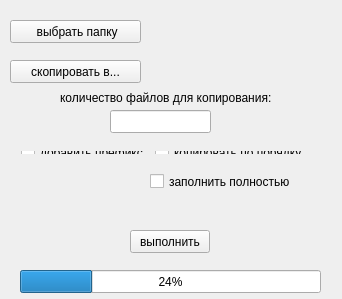
<?xml version="1.0" encoding="UTF-8"?>
<ui version="4.0">
 <class>Widget</class>
 <widget class="QWidget" name="Widget">
  <property name="geometry">
   <rect>
    <x>0</x>
    <y>0</y>
    <width>342</width>
    <height>299</height>
   </rect>
  </property>
  <property name="windowTitle">
   <string>Widget</string>
  </property>
  <widget class="QPushButton" name="pushButton">
   <property name="geometry">
    <rect>
     <x>10</x>
     <y>20</y>
     <width>131</width>
     <height>23</height>
    </rect>
   </property>
   <property name="text">
    <string> выбрать папку</string>
   </property>
  </widget>
  <widget class="QPushButton" name="pushButton_2">
   <property name="geometry">
    <rect>
     <x>10</x>
     <y>60</y>
     <width>131</width>
     <height>23</height>
    </rect>
   </property>
   <property name="text">
    <string>скопировать в...</string>
   </property>
  </widget>
  <widget class="QLineEdit" name="lineEdit">
   <property name="geometry">
    <rect>
     <x>110</x>
     <y>110</y>
     <width>101</width>
     <height>23</height>
    </rect>
   </property>
   <property name="text">
    <string/>
   </property>
  </widget>
  <widget class="QPushButton" name="pushButton_3">
   <property name="geometry">
    <rect>
     <x>130</x>
     <y>230</y>
     <width>80</width>
     <height>23</height>
    </rect>
   </property>
   <property name="text">
    <string>выполнить</string>
   </property>
  </widget>
  <widget class="QLabel" name="label">
   <property name="geometry">
    <rect>
     <x>150</x>
     <y>20</y>
     <width>171</width>
     <height>31</height>
    </rect>
   </property>
   <property name="text">
    <string/>
   </property>
  </widget>
  <widget class="QLabel" name="label_2">
   <property name="geometry">
    <rect>
     <x>150</x>
     <y>60</y>
     <width>181</width>
     <height>21</height>
    </rect>
   </property>
   <property name="text">
    <string/>
   </property>
  </widget>
  <widget class="QLabel" name="label_4">
   <property name="geometry">
    <rect>
     <x>60</x>
     <y>90</y>
     <width>261</width>
     <height>16</height>
    </rect>
   </property>
   <property name="text">
    <string>количество файлов для копирования:</string>
   </property>
  </widget>
  <widget class="QProgressBar" name="progressBar">
   <property name="geometry">
    <rect>
     <x>20</x>
     <y>270</y>
     <width>301</width>
     <height>23</height>
    </rect>
   </property>
   <property name="value">
    <number>24</number>
   </property>
  </widget>
  <widget class="QLabel" name="label_3">
   <property name="geometry">
    <rect>
     <x>10</x>
     <y>190</y>
     <width>301</width>
     <height>31</height>
    </rect>
   </property>
   <property name="text">
    <string/>
   </property>
  </widget>
  <widget class="QLabel" name="label_5">
   <property name="geometry">
    <rect>
     <x>310</x>
     <y>190</y>
     <width>31</width>
     <height>21</height>
    </rect>
   </property>
   <property name="text">
    <string/>
   </property>
  </widget>
  <widget class="QCheckBox" name="checkBox_3">
   <property name="geometry">
    <rect>
     <x>150</x>
     <y>170</y>
     <width>171</width>
     <height>23</height>
    </rect>
   </property>
   <property name="text">
    <string>заполнить полностью</string>
   </property>
  </widget>
  <widget class="QWidget" name="">
   <property name="geometry">
    <rect>
     <x>10</x>
     <y>140</y>
     <width>307</width>
     <height>25</height>
    </rect>
   </property>
   <layout class="QHBoxLayout" name="horizontalLayout">
    <item>
     <widget class="QCheckBox" name="checkBox">
      <property name="text">
       <string>добавить префикс</string>
      </property>
     </widget>
    </item>
    <item>
     <widget class="QCheckBox" name="checkBox_2">
      <property name="text">
       <string>копировать по порядку</string>
      </property>
     </widget>
    </item>
   </layout>
  </widget>
 </widget>
 <layoutdefault spacing="6" margin="11"/>
 <resources/>
 <connections/>
</ui>
